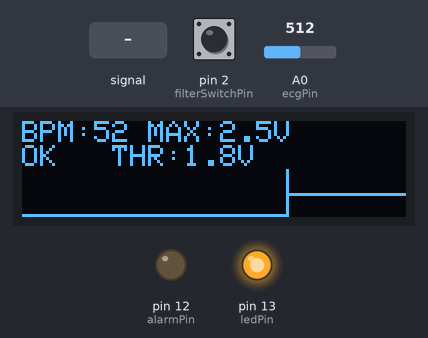
Bench run of a sketch on a simulated Arduino Uno, built with avr-gcc and run on an emulated ATmega328P. Parts: 128×32 one-colour display, output pins drawn as LEDs (lit = HIGH). Dashed ring = blinking. The test bench sets the inputs (shaded band); at power-on: A0 (ecgPin) = 512, pin 2 (filterSwitchPin) HIGH.

Above: at 2.7 s.
2.8 s: A0 (ecgPin) set to 343
At 4.13 s:
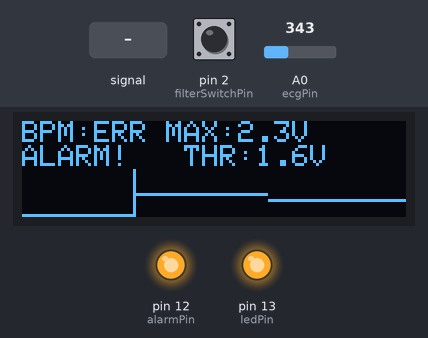
4.5 s: A0 (ecgPin) set to 323
At 5.24 s:
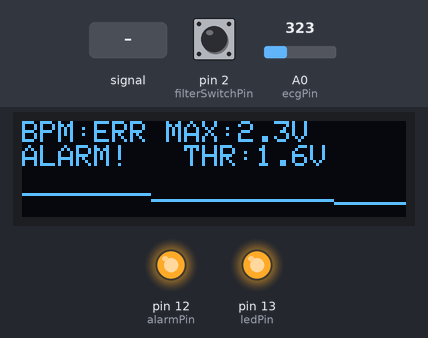
6.9 s: A0 (ecgPin) fed a 200 Hz sine of ±81 counts around its level
At 7.39 s:
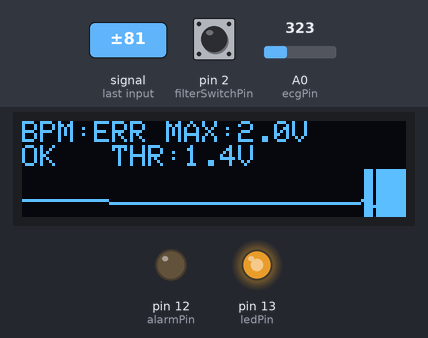
8.6 s: A0 (ecgPin) set to 306
At 11.18 s:
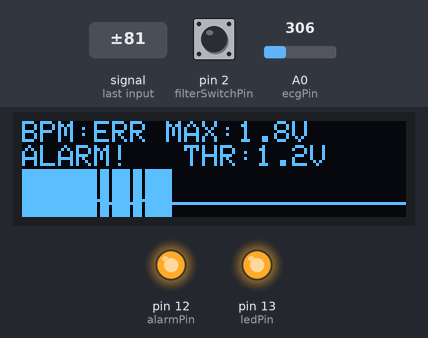
11.6 s: A0 (ecgPin) fed a 2 Hz sine of ±306 counts around its level
At 12.08 s:
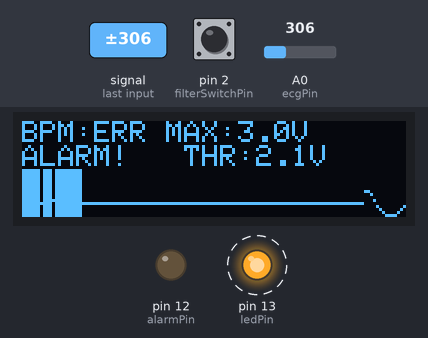
13.5 s: A0 (ecgPin) fed a 1000 Hz sine of ±255 counts around its level
At 14.53 s:
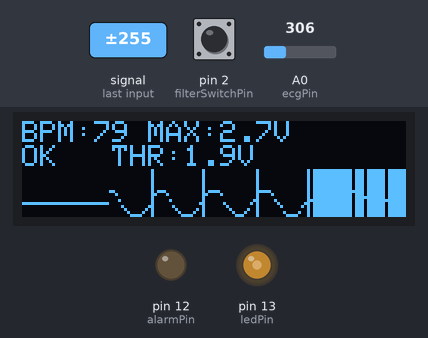
Timing chart, 0 to 16.5 s (numbered marks = the images above; inputs shaded):
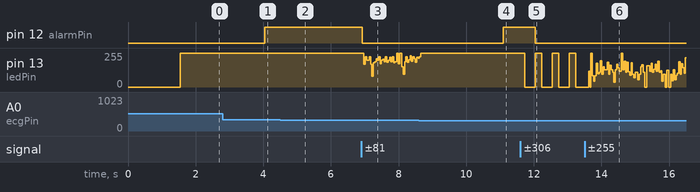

Measured:
- the behaviour switches between 333 and 332 on A0 (ecgPin) (found by bisection; images 1 and 2)
- after the input at 8.6 s, pin 12 (alarmPin): LOW → HIGH after 2.5 s
- after the input at 11.6 s, pin 12 (alarmPin): HIGH → LOW after 0.44 s; pin 13 (ledPin): alternates 255/255 for 0.20 s and 0/255 for 0.30 s, starting after 0.14 s

The sketch:

LDTA.ino
```cpp
#include <Wire.h>
#include <Adafruit_GFX.h>
#include <Adafruit_SSD1306.h>


#define SCREEN_WIDTH 128
#define SCREEN_HEIGHT 32
#define OLED_RESET    -1
Adafruit_SSD1306 display(SCREEN_WIDTH, SCREEN_HEIGHT, &Wire, OLED_RESET);

// --- Konfigurace pinů ---
const int ecgPin = A0;
const int ledPin = 13;
const int alarmPin = 12;
const int filterSwitchPin = 2;


int rawValue = 0;
int filteredValue = 0;
float maxAmp = 512.0;
float threshold = 350.0;
bool wasAboveThreshold = false;
const float referenceVoltage = 5.0;


byte graphBuffer[SCREEN_WIDTH];
bool beatBuffer[SCREEN_WIDTH]; // Pamatuje si, kde na displeji bliknout čáru tepu
int graphIndex = 0;
bool beatMarker = false;


unsigned long lastPeakTime = 0;
unsigned long lastMaxDecayTime = 0;
unsigned long lastGraphSample = 0;
unsigned long lastOledDraw = 0;
const int alarmTimeout = 2500;


const int numBeats = 4;
unsigned long rrIntervals[numBeats] = {1000, 1000, 1000, 1000};
byte rrIndex = 0;
int bpm = 0;

void setup() {
  pinMode(ledPin, OUTPUT);
  pinMode(alarmPin, OUTPUT);
  pinMode(filterSwitchPin, INPUT_PULLUP);

  Serial.begin(115200);

  // Inicializace OLED
  if(!display.begin(SSD1306_SWITCHCAPVCC, 0x3C)) {
    Serial.println(F("Chyba OLED!"));
    while(true);
  }


  Wire.setClock(400000);


  for(int i = 0; i < SCREEN_WIDTH; i++) {
    graphBuffer[i] = 31;
    beatBuffer[i] = false;
  }

  display.clearDisplay();
  display.setTextSize(1);
  display.setTextColor(SSD1306_WHITE);
  display.setCursor(15, 10);
  display.print("BPC-LDTA EKG");
  display.display();
  delay(1500);
}

void loop() {
  unsigned long currentTime = millis();


  rawValue = analogRead(ecgPin);
  if (digitalRead(filterSwitchPin) == LOW) {
    static float avg = 0;
    avg = (avg * 0.7) + (rawValue * 0.3);
    filteredValue = (int)avg;
  } else {
    filteredValue = rawValue;
  }


  if (currentTime - lastMaxDecayTime > 2000) {
    maxAmp = maxAmp * 0.9;
    threshold = maxAmp * 0.7;
    lastMaxDecayTime = currentTime;
  }
  if (filteredValue > maxAmp) {
    maxAmp = filteredValue;
    threshold = maxAmp * 0.7;
  }

  float hysteresis = maxAmp * 0.05;

  if (filteredValue > threshold) {
    if (!wasAboveThreshold) {
      digitalWrite(ledPin, HIGH);
      beatMarker = true; // Značka pro graf!

      unsigned long rrInterval = currentTime - lastPeakTime;
      if (rrInterval > 270 && rrInterval < 2000) {
        rrIntervals[rrIndex] = rrInterval;
        rrIndex = (rrIndex + 1) % numBeats;

        unsigned long rrAverage = 0;
        for (int i = 0; i < numBeats; i++) {
          rrAverage += rrIntervals[i];
        }
        rrAverage = rrAverage / numBeats;
        bpm = 60000 / rrAverage;
      }
      lastPeakTime = currentTime;
    }
    wasAboveThreshold = true;
  } else if (filteredValue < (threshold - hysteresis)) {
    digitalWrite(ledPin, LOW);
    wasAboveThreshold = false;
  }


  bool isAlarm = false;
  if (currentTime - lastPeakTime > alarmTimeout) {
    digitalWrite(alarmPin, HIGH);
    bpm = 0;
    isAlarm = true;
  } else {
    digitalWrite(alarmPin, LOW);
  }

  if (currentTime - lastGraphSample >= 25) {

    int y = map(filteredValue, 0, 1023, 31, 16);
    graphBuffer[graphIndex] = constrain(y, 16, 31);

    // Uložení případného tepu do grafu
    beatBuffer[graphIndex] = beatMarker;
    beatMarker = false;

    graphIndex = (graphIndex + 1) % SCREEN_WIDTH;
    lastGraphSample = currentTime;
  }


  if (currentTime - lastOledDraw >= 100) {
    display.clearDisplay();

    // PŘEPPOČET MAXIMA NA VOLTY
    float maxVolts = maxAmp * (referenceVoltage / 1023.0);
    float thrVolts = threshold * (referenceVoltage / 1023.0);


    display.setCursor(0, 0);
    display.print("BPM:");
    if (bpm == 0) display.print("ERR"); else display.print(bpm);
    display.print(" MAX:");
    display.print(maxVolts, 1); display.print("V");


    display.setCursor(0, 8);
    if (isAlarm) display.print("ALARM!"); else display.print("OK");
    display.print("   THR:");
    display.print(thrVolts, 1); display.print("V");


    for (int i = 0; i < SCREEN_WIDTH; i++) {

      int bufferPos = (graphIndex + i) % SCREEN_WIDTH;

      display.drawPixel(i, graphBuffer[bufferPos], SSD1306_WHITE);

      if (beatBuffer[bufferPos]) {
        display.drawLine(i, 16, i, 31, SSD1306_WHITE);
      }
    }

    display.display();
    lastOledDraw = currentTime;
  }

  delay(2);
}
```
